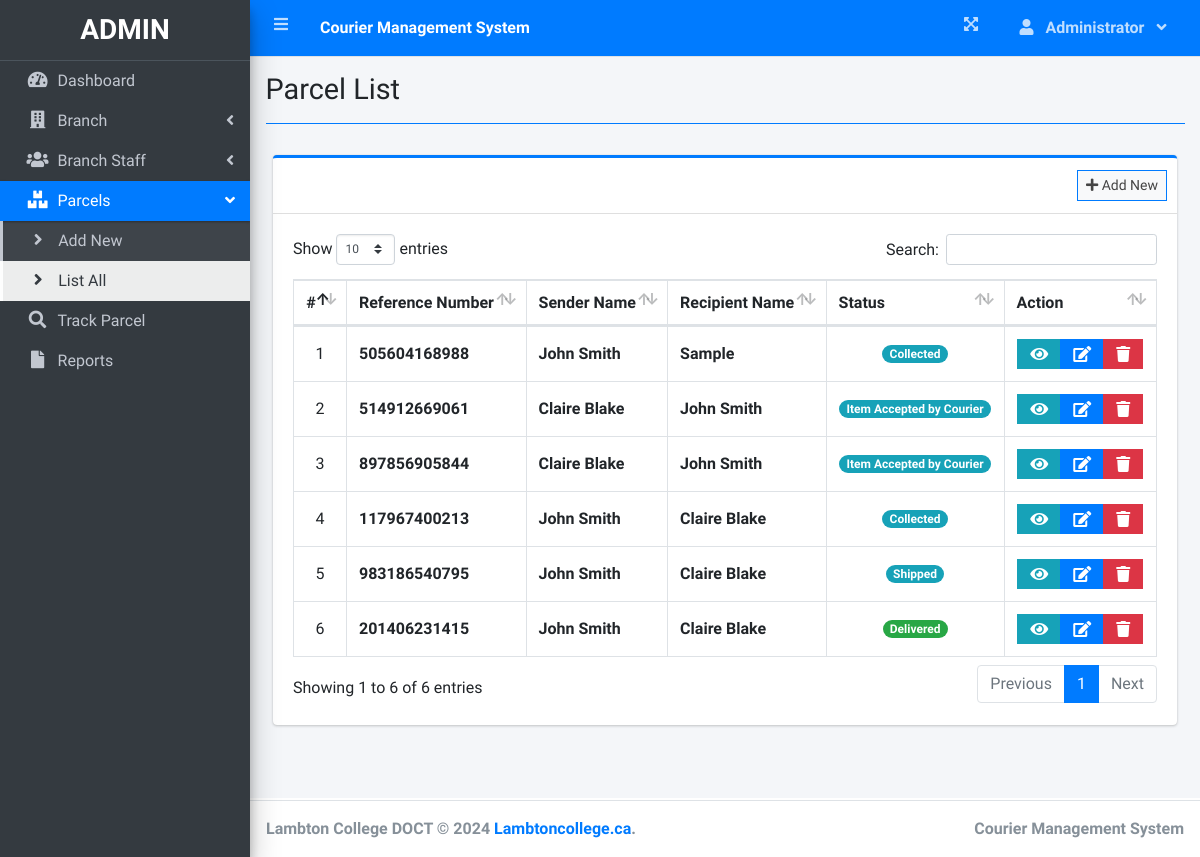
The page /index.php?page=parcel_list (signed in) on the database its author committed.
### tables this page shows
CREATE TABLE `parcels` (
  `id` int(30) NOT NULL,
  `reference_number` varchar(100) NOT NULL,
  `sender_name` text NOT NULL,
  `sender_address` text NOT NULL,
  `sender_contact` text NOT NULL,
  `recipient_name` text NOT NULL,
  `recipient_address` text NOT NULL,
  `recipient_contact` text NOT NULL,
  `type` int(1) NOT NULL COMMENT '1 = Deliver, 2=Pickup',
  `from_branch_id` varchar(30) NOT NULL,
  `to_branch_id` varchar(30) NOT NULL,
  `weight` varchar(100) NOT NULL,
  `height` varchar(100) NOT NULL,
  `width` varchar(100) NOT NULL,
  `length` varchar(100) NOT NULL,
  `price` float NOT NULL,
  `status` int(2) NOT NULL DEFAULT 0,
  `date_created` datetime NOT NULL DEFAULT current_timestamp()
);

### parcel_list.php (the view, shortened to what this page needs)
<?php include'db_connect.php' ?>
<div class="col-lg-12">
	<div class="card card-outline card-primary">
		<div class="card-header">
			<div class="card-tools">
				<a class="btn btn-block btn-sm btn-default btn-flat border-primary " href="./index.php?page=new_parcel"><i class="fa fa-plus"></i> Add New</a>
			</div>
		</div>
		<div class="card-body">
			<table class="table tabe-hover table-bordered" id="list">
				<!-- <colgroup>
					<col width="5%">
					<col width="15%">
					<col width="25%">
					<col width="25%">
					<col width="15%">
				</colgroup> -->
				<thead>
					<tr>
						<th class="text-center">#</th>
						<th>Reference Number</th>
						<th>Sender Name</th>
						<th>Recipient Name</th>
						<th>Status</th>
						<th>Action</th>
					</tr>
				</thead>
				<tbody>
					<?php
					$i = 1;
					$where = "";
					$qry = $conn->query("SELECT * from parcels $where order by  unix_timestamp(date_created) desc ");
					while($row= $qry->fetch_assoc()):
					?>
					<tr>
						<td class="text-center"><?php echo $i++ ?></td>
						<td><b><?php echo ($row['reference_number']) ?></b></td>
						<td><b><?php echo ucwords($row['sender_name']) ?></b></td>
						<td><b><?php echo ucwords($row['recipient_name']) ?></b></td>
						<td class="text-center">
							<?php
							switch ($row['status']) {
								case '1':
									echo "<span class='badge badge-pill badge-info'> Collected</span>";
									break;
								case '2':
									echo "<span class='badge badge-pill badge-info'> Shipped</span>";
									break;
								case '7':
									echo "<span class='badge badge-pill badge-success'>Delivered</span>";
									break;
								default:
									echo "<span class='badge badge-pill badge-info'> Item Accepted by Courier</span>";
									break;
							}
							?>
						</td>
						<td class="text-center">
		                    <div class="btn-group">
		                    	<button type="button" class="btn btn-info btn-flat view_parcel" data-id="<?php echo $row['id'] ?>">
		                          <i class="fas fa-eye"></i>
		                        </button>
		                        <a href="index.php?page=edit_parcel&id=<?php echo $row['id'] ?>" class="btn btn-primary btn-flat ">
		                          <i class="fas fa-edit"></i>
		                        </a>
		                        <button type="button" class="btn btn-danger btn-flat delete_parcel" data-id="<?php echo $row['id'] ?>">
		                          <i class="fas fa-trash"></i>
		                        </button>
	                      </div>
						</td>
					</tr>
				<?php endwhile; ?>
				</tbody>
			</table>
		</div>
	</div>
</div>

### header.php (shortened to what this page needs)
<head>
  <?php
  $title = isset($_GET['page']) ? ucwords(str_replace("_", ' ', $_GET['page'])) : "Home";
  $title = str_replace("Persons Companies","Persons/Companies",$title);
  ?>
  <link rel="stylesheet" href="assets/plugins/fontawesome-free/css/all.min.css">
  <link rel="stylesheet" href="assets/plugins/overlayScrollbars/css/OverlayScrollbars.min.css">
  <link rel="stylesheet" href="assets/plugins/datatables-bs4/css/dataTables.bootstrap4.min.css">
  <link rel="stylesheet" href="assets/plugins/datatables-responsive/css/responsive.bootstrap4.min.css">
  <link rel="stylesheet" href="assets/plugins/datatables-buttons/css/buttons.bootstrap4.min.css">
  <link rel="stylesheet" href="assets/plugins/select2/css/select2.min.css">
  <link rel="stylesheet" href="assets/plugins/select2-bootstrap4-theme/select2-bootstrap4.min.css">
  <link rel="stylesheet" href="assets/plugins/sweetalert2-theme-bootstrap-4/bootstrap-4.min.css">
  <link rel="stylesheet" href="assets/plugins/toastr/toastr.min.css">
  <link rel="stylesheet" href="assets/plugins/dropzone/min/dropzone.min.css">
  <link rel="stylesheet" href="assets/dist/css/jquery.datetimepicker.min.css">
  <link rel="stylesheet" href="assets/plugins/icheck-bootstrap/icheck-bootstrap.min.css">
  <link rel="stylesheet" href="assets/plugins/bootstrap4-toggle/css/bootstrap4-toggle.min.css">
  <link rel="stylesheet" href="assets/dist/css/adminlte.min.css">
  <link rel="stylesheet" href="assets/dist/css/styles.css">
  <link rel="stylesheet" href="assets/plugins/summernote/summernote-bs4.min.css">
</head>

### index.php (shortened to what this page needs)
<?php
	include 'header.php'
?>
<!DOCTYPE html>
<html lang="en">
<body class="hold-transition sidebar-mini layout-fixed layout-navbar-fixed layout-footer-fixed">
<div class="wrapper">
  <?php include 'topbar.php' ?>
  <?php include 'sidebar.php' ?>
  <div class="content-wrapper">
    <div class="content-header">
      <div class="container-fluid">
        <div class="row mb-2">
          <div class="col-sm-6">
            <h1 class="m-0"><?php echo $title ?></h1>
          </div>
        </div>
            <hr class="border-primary">
      </div>
    </div>
    <section class="content">
      <div class="container-fluid">
         <?php
            $page = isset($_GET['page']) ? $_GET['page'] : 'home';
            if(!file_exists($page.".php")){
                include '404.html';
            }else{
            include $page.'.php';
            }
          ?>
      </div>
    </section>
  </div>
  <footer class="main-footer">
    <strong>Lambton College DOCT &copy; 2024 <a href="https://www.lambtoncollege.ca/programs/international/doct/">Lambtoncollege.ca</a>.</strong>
    <div class="float-right d-none d-sm-inline-block">
      <b><?php echo $_SESSION['system']['name'] ?></b>
    </div>
  </footer>
</div>
</body>
</html>

### topbar.php (shortened to what this page needs)
<nav class="main-header navbar navbar-expand navbar-primary navbar-dark ">
  <ul class="navbar-nav">
    <?php if(isset($_SESSION['login_id'])): ?>
    <li class="nav-item">
      <a class="nav-link" data-widget="pushmenu" href="" role="button"><i class="fas fa-bars"></i></a>
    </li>
  <?php endif; ?>
    <li>
      <a class="nav-link text-white"  href="./" role="button"> <large><b><?php echo $_SESSION['system']['name'] ?></b></large></a>
    </li>
  </ul>
  <ul class="navbar-nav ml-auto">
    <li class="nav-item">
      <a class="nav-link" data-widget="fullscreen" href="#" role="button">
        <i class="fas fa-expand-arrows-alt"></i>
      </a>
    </li>
   <li class="nav-item dropdown">
          <a class="nav-link"  data-toggle="dropdown" aria-expanded="true" href="javascript:void(0)">
            <span>
              <div class="d-felx badge-pill">
                <span class="fa fa-user mr-2"></span>
                <span><b><?php echo ucwords($_SESSION['login_firstname']) ?></b></span>
                <span class="fa fa-angle-down ml-2"></span>
              </div>
            </span>
          </a>
    </li>
  </ul>
</nav>

### sidebar.php (shortened to what this page needs)
<aside class="main-sidebar sidebar-dark-primary elevation-4">
  <div class="dropdown">
 	<a href="./" class="brand-link">
      <?php if($_SESSION['login_type'] == 1): ?>
      <h3 class="text-center p-0 m-0"><b>ADMIN</b></h3>
      <?php else: ?>
      <h3 class="text-center p-0 m-0"><b>STAFF</b></h3>
      <?php endif; ?>
  </a>
  </div>
  <div class="sidebar pb-4 mb-4">
    <nav class="mt-2">
      <ul class="nav nav-pills nav-sidebar flex-column nav-flat" data-widget="treeview" role="menu" data-accordion="false">
        <li class="nav-item dropdown">
          <a href="./" class="nav-link nav-home">
            <i class="nav-icon fas fa-tachometer-alt"></i>
            <p>
              Dashboard
            </p>
          </a>
        </li>
        <?php if($_SESSION['login_type'] == 1): ?>
        <li class="nav-item">
          <a href="#" class="nav-link nav-edit_branch">
            <i class="nav-icon fas fa-building"></i>
            <p>
              Branch
              <i class="right fas fa-angle-left"></i>
            </p>
          </a>
        </li>
        <li class="nav-item">
          <a href="#" class="nav-link nav-edit_staff">
            <i class="nav-icon fas fa-users"></i>
            <p>
              Branch Staff
              <i class="right fas fa-angle-left"></i>
            </p>
          </a>
        </li>
      <?php endif; ?>
        <li class="nav-item">
          <a href="#" class="nav-link nav-edit_parcel">
            <i class="nav-icon fas fa-boxes"></i>
            <p>
              Parcels
              <i class="right fas fa-angle-left"></i>
            </p>
          </a>
          <ul class="nav nav-treeview">
            <li class="nav-item">
              <a href="./index.php?page=new_parcel" class="nav-link nav-new_parcel tree-item">
                <i class="fas fa-angle-right nav-icon"></i>
                <p>Add New</p>
              </a>
            </li>
            <li class="nav-item">
              <a href="./index.php?page=parcel_list" class="nav-link nav-parcel_list nav-sall tree-item">
                <i class="fas fa-angle-right nav-icon"></i>
                <p>List All</p>
              </a>
            </li>
          </ul>
        </li>
         <li class="nav-item dropdown">
          <a href="./index.php?page=track" class="nav-link nav-track">
            <i class="nav-icon fas fa-search"></i>
            <p>
              Track Parcel
            </p>
          </a>
        </li>
         <li class="nav-item dropdown">
          <a href="./index.php?page=reports" class="nav-link nav-reports">
            <i class="nav-icon fas fa-file"></i>
            <p>
              Reports
            </p>
          </a>
        </li>
      </ul>
    </nav>
  </div>
</aside>

### parcel_list.php (style rules this page uses)
table td { vertical-align: middle !important; }

### rows shown on the page
parcels: reference_number "505604168988", sender_name "John Smith", recipient_name "Sample", status "Collected"
parcels: reference_number "514912669061", sender_name "Claire Blake", recipient_name "John Smith", status "Item Accepted by Courier"
parcels: reference_number "897856905844", sender_name "Claire Blake", recipient_name "John Smith", status "Item Accepted by Courier"
parcels: reference_number "117967400213", sender_name "John Smith", recipient_name "Claire Blake", status "Collected"
parcels: reference_number "983186540795", sender_name "John Smith", recipient_name "Claire Blake", status "Shipped"
parcels: reference_number "201406231415", sender_name "John Smith", recipient_name "Claire Blake", status "Delivered"

### other values the page prints
$_SESSION['system']['name'] "Courier Management System"
$_SESSION['login_firstname'] "Administrator"
$title "Parcel List"
